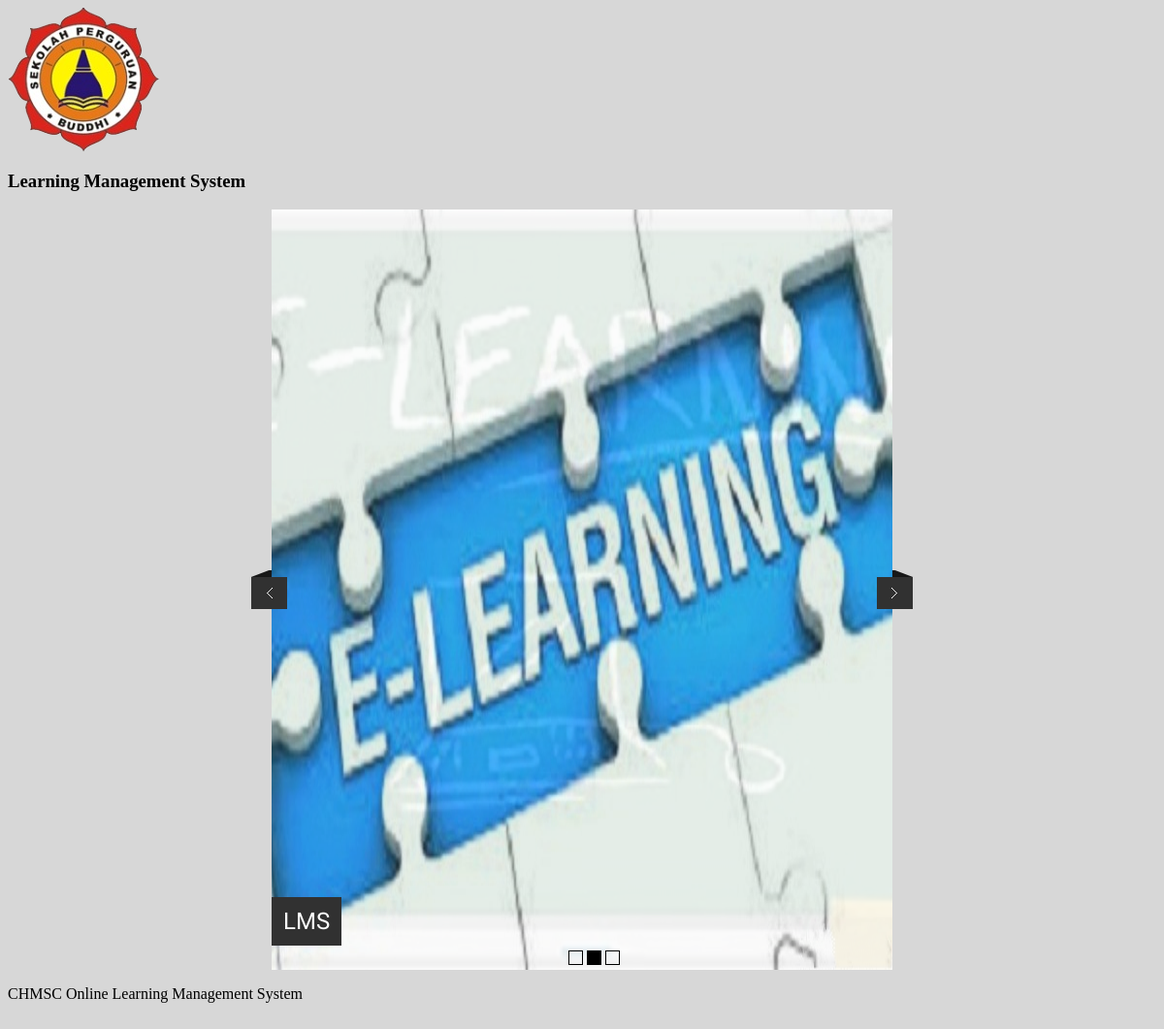
/title_index.php, run on an earlier commit of the app's database.
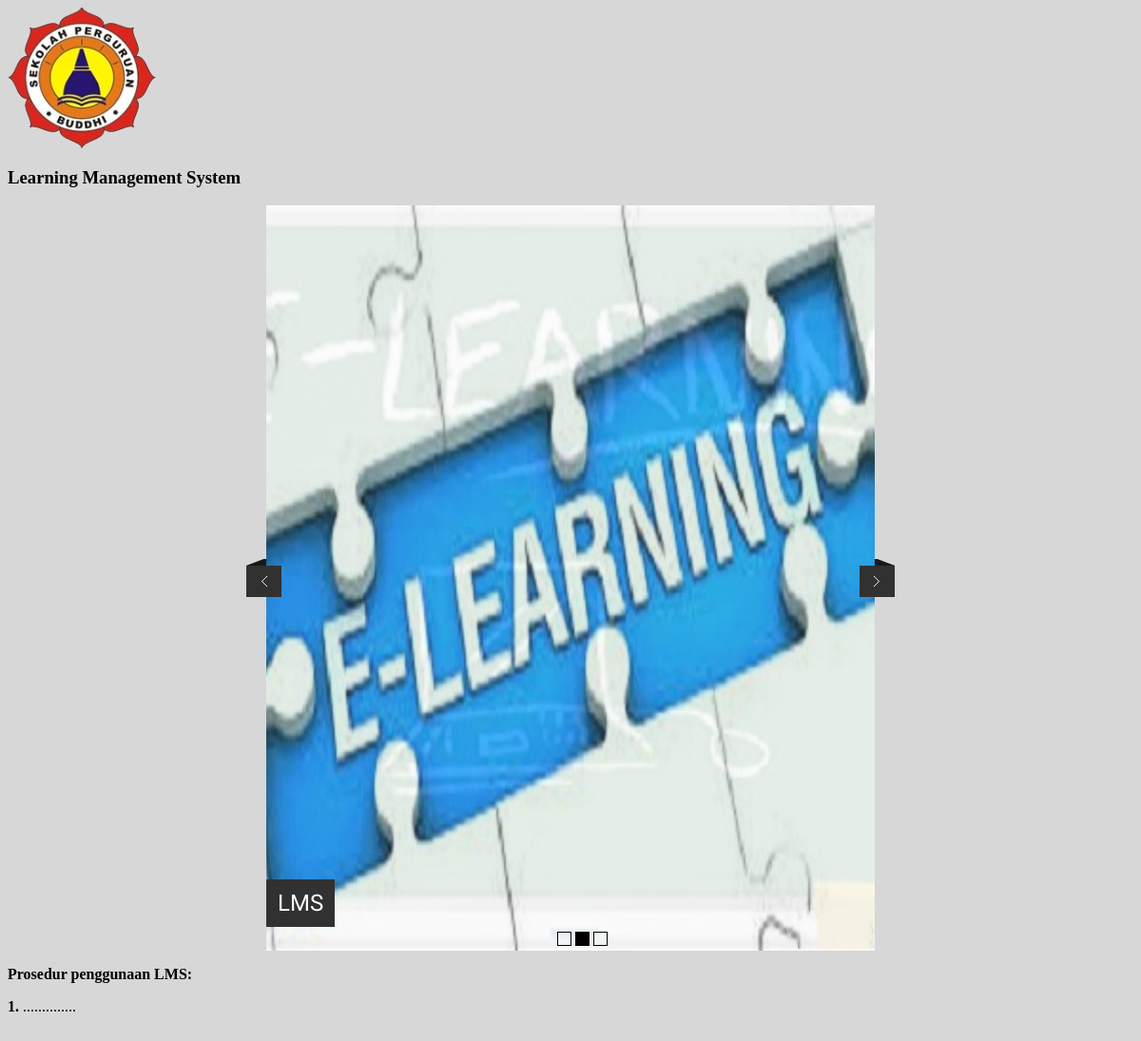
And on a later commit of the database.
### tables this page shows
CREATE TABLE IF NOT EXISTS `content` (
  `content_id` int(11) NOT NULL AUTO_INCREMENT,
  `title` varchar(100) NOT NULL,
  `content` mediumtext NOT NULL,
  PRIMARY KEY (`content_id`)
);

### title_index.php (the view, shortened to what this page needs)
							<div class="row-fluid">
						<div class="span4">
						<img class="index_logo" src="admin/images/logobuddhi.png">
						</div>
						<div class="span8">
								<div class="title">
							<h3>
							<p>Learning Management System</p>
							</h3>
						</div>
						</div>
							</div>
				<div id="def" class="abc">
			<head>
	<link rel="stylesheet" type="text/css" href="slide/engine1/style.css" />
</head>
<body style="background-color:#d7d7d7">
	<div id="wowslider-container1">
	<div class="ws_images"><ul>
<li><img src="slide/data1/images/images.jpg" alt="E-Learning" title="E-Learning" id="wows1_0"/></li>
<li><img src="slide/data1/images/index.jpg" alt="LMS" title="LMS" id="wows1_1"/></li>
</ul></div>
<div class="ws_bullets"><div>
<a href="#" title="E-Learning"><img src="slide/data1/tooltips/images.jpg" alt="E-Learning"/>1</a>
<a href="#" title="LMS"><img src="slide/data1/tooltips/index.jpg" alt="LMS"/>2</a>
<a href="#" title="Learning"><img src="slide/data1/tooltips/keyboard_000018984124medium.jpg" alt="Learning"/>3</a>
</div></div>
	<div class="ws_shadow"></div>
	</div>
</body>
</html>
			</div>
			<div id="ghi" class="abc">
			<font>
			<?php
					$content_query = mysql_query("select * from content where content_id=6")or die(mysql_error());
					while($row = mysql_fetch_array($content_query)){
					?>
										<tr>
                                         <td><?php echo $row['content']; ?></td>
                                </tr>
                         <?php } ?>
			</font>
			</div>&nbsp;&nbsp;&nbsp;

### slide/engine1/style.css (style rules this page uses)
#wowslider-container1 { zoom: 1; position: relative; max-width:640px; background-image:url(wash-white-30.png); margin:0px auto 0px; z-index:90; border:none; text-align:left; }
#wowslider-container1 .ws_images ul { position:relative; width: 10000%; height:auto; left:0; list-style:none; margin:0; padding:0; border-spacing:0; overflow: visible; }
#wowslider-container1 .ws_images ul li { width:1%; line-height:0; float:left; font-size:0; padding:0 0 0 0 !important; margin:0 0 0 0 !important; }
#wowslider-container1 .ws_images { position: relative; left:0; top:0; width:100%; height:100%; overflow:hidden; }
#wowslider-container1 img { max-width: none !important; }
#wowslider-container1 .ws_images img { width:100%; border:none 0; max-width: none; padding:0; }
#wowslider-container1 a { text-decoration: none; outline: none; border: none; }
#wowslider-container1 .ws_bullets { font-size: 0px; float: left; position:absolute; z-index:70; }
#wowslider-container1 .ws_bullets div { position:relative; float:left; }
#wowslider-container1 .ws_bullets { padding: 10px; }
#wowslider-container1 .ws_bullets a { margin-left:4px; width:15px; height:15px; background: url(./bullet.png) left top; float: left; text-indent: -4000px; position:relative; color:transparent; }
#wowslider-container1 .ws_bullets a.ws_selbull, #wowslider-container1 .ws_bullets a:hover { background-position: 0 100%; }
#wowslider-container1 .ws_bullets { bottom:-5px; left:50%; }
#wowslider-container1 .ws_bullets div { left:-50%; }
#wowslider-container1 .ws_images ul { animation: wsBasic 12s infinite; -moz-animation: wsBasic 12s infinite; -webkit-animation: wsBasic 12s infinite; }
#wowslider-container1 .ws_shadow { background: url(./shadow.png) left 100%; background-repeat: no-repeat; background-size:100% 100%; width:100%; height:9px; position: absolute; left:0; bottom:-9px; z-index:-1; }

What changed in the data, as far as the page shows it:
changed content: content "CHMSC Online Learning Management System" → "Prosedur penggunaan LMS: 1. .............."
